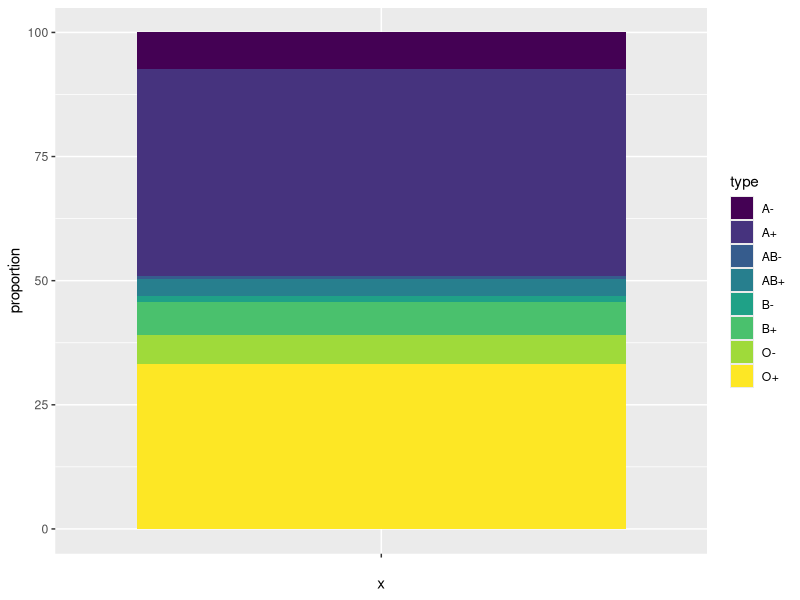
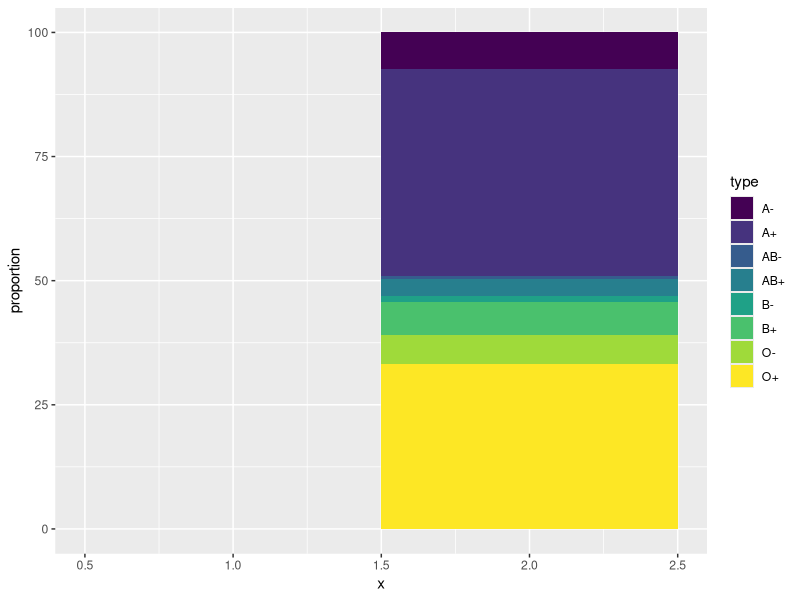
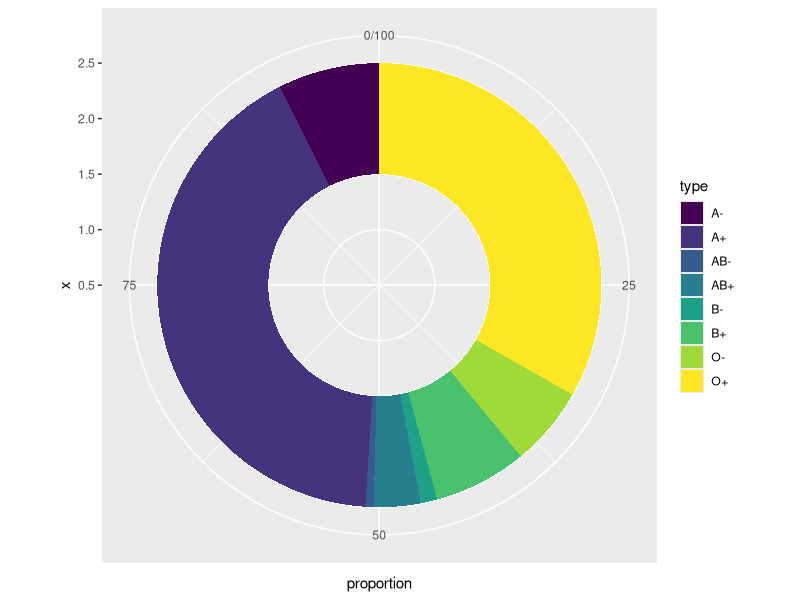
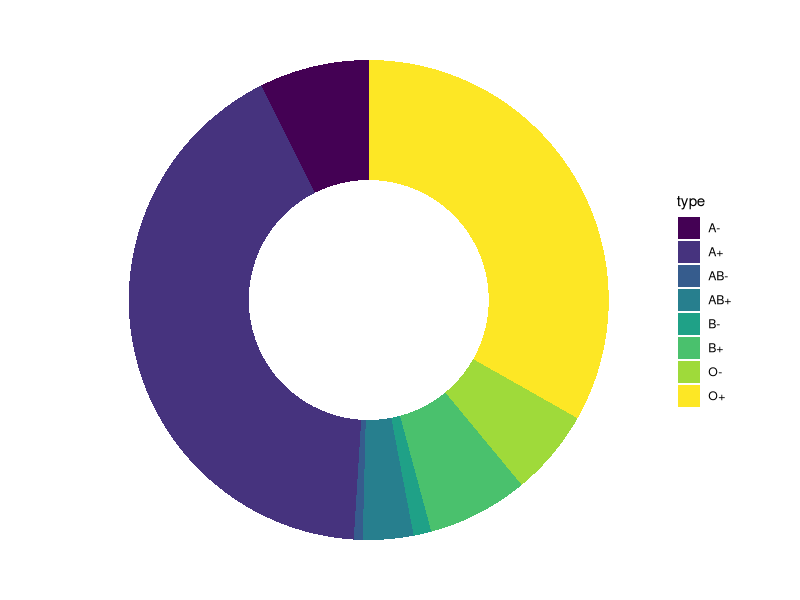

Recreate these plots in R, in order.
## ---- chunk 1
knitr::opts_chunk$set(echo = TRUE, fig.align='center')

# title: Creating an donut chart
# author: jonathan
# revised: 21/2/2020 

WEB <- c("https://bioceed.uib.no/dropfolder/bioSTATS/Rmd/Basic/Visualizing/Simple/donut-chart.html")
GIT <- c("https://github.com/jonathansoule/biostats/blob/master/Basic/Visualizing/Simple/donut-chart.Rmd")
library(ggplot2)
library(gridExtra)
## ---- chunk 2
# variable 1
type <- c("O+", "A+", "B+", "AB+", "O-", "A-", "B-", "AB-")
# variable 2
proportion <- c(33.2,	41.6,	6.8,	3.4,	5.8,	7.4,	1.2,	0.6)
# dataframe
df <- data.frame(type, proportion)
## ---- chunk 3
ggplot(df, aes(x="", y=proportion, fill=type))+
  geom_col() +
  scale_fill_viridis_d()
## ---- chunk 4
ggplot(df, aes(x=2, y=proportion, fill=type))+
  geom_col(width=1) +
  xlim(0.5, 2.5) +
  scale_fill_viridis_d()
## ---- chunk 5
ggplot(df, aes(x=2, y=proportion, fill=type))+
  geom_col(width=1) +
  xlim(0.5, 2.5) +
  scale_fill_viridis_d() +
  coord_polar("y") 
## ---- chunk 6
ggplot(df, aes(x=2, y=proportion, fill=type))+
  geom_col(width=1) +
  xlim(0.5, 2.5) +
  scale_fill_viridis_d() +
  coord_polar("y") +
  theme_void()
